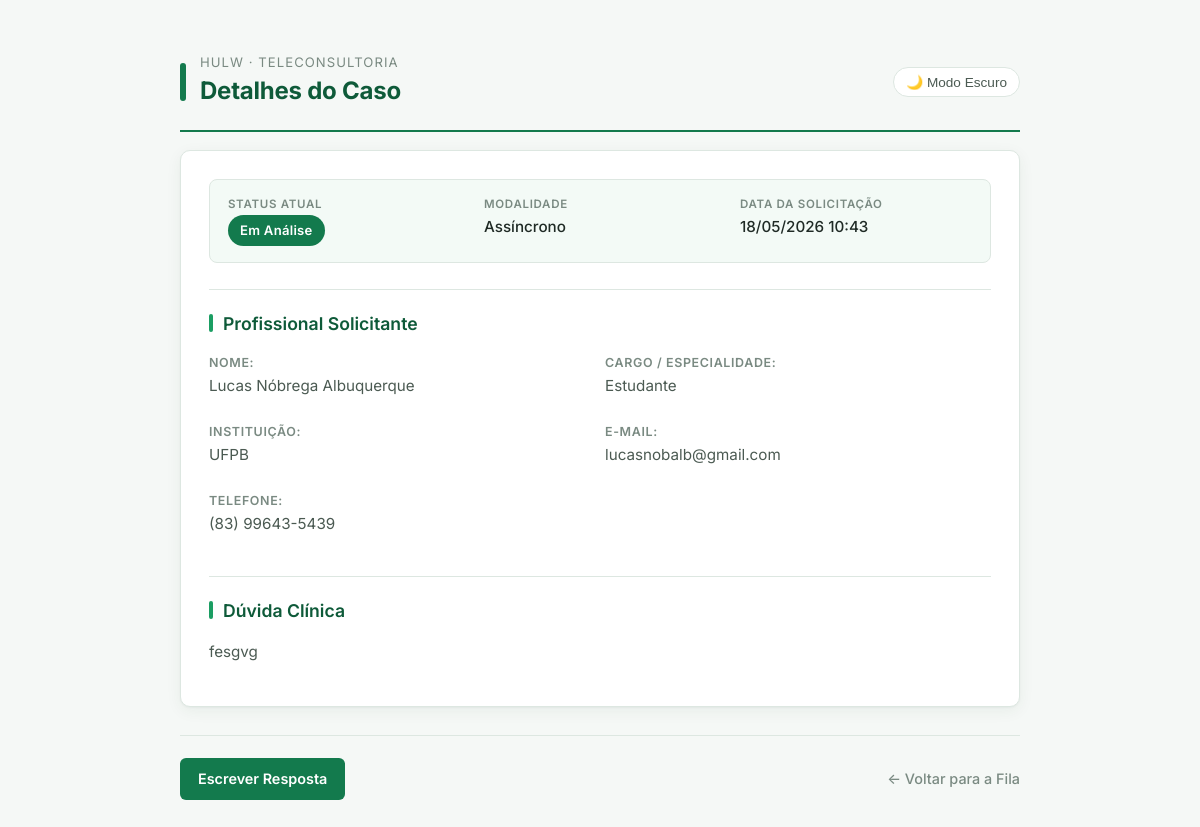
/detalhe/31/, run on the app's committed database.
### teleconsultoria/models.py (models this page shows, shortened)
class Solicitacao(models.Model):
    profissional = models.ForeignKey(Profissional, on_delete=models.CASCADE, related_name='solicitacoes')
    medica_designada = models.ForeignKey(Medica, on_delete=models.SET_NULL, null=True, blank=True, related_name='atendimentos')
    status = models.CharField(max_length=20, choices=StatusSolicitacao.choices, default=StatusSolicitacao.PENDENTE)
    tipo_atendimento = models.CharField(max_length=20, choices=TipoAtendimento.choices)
    data_sol = models.DateTimeField(auto_now_add=True)
    data_marcada = models.DateField(null=True, blank=True)
    horario_marcado = models.TimeField(null=True, blank=True)
    duracao_estimada = models.PositiveIntegerField(null=True, blank=True, help_text="Duração em minutos")
    link_teams = models.URLField(max_length=500, null=True, blank=True)
    resumo_sincrono = models.TextField(null=True, blank=True)
    justificativa_cancelamento = models.TextField(null=True, blank=True)
    data_limite = models.DateField(null=True, blank=True)
    horario_limite = models.TimeField(null=True, blank=True)
    idade_pac = models.IntegerField(null=True, blank=True)
    sexo_pac = models.CharField(max_length=2, choices=Sexo.choices, null=True, blank=True)
    sexo_biologico_pac = models.CharField(max_length=1, choices=[('M', 'Masculino'), ('F', 'Feminino')], null=True, blank=True)
    queixas = models.TextField(null=True, blank=True)
    historico_med = models.TextField(blank=True, null=True)
    diagnostico_princ = models.TextField(blank=True, null=True)
    diagnostico_sec = models.TextField(blank=True, null=True)
    medicamentos = models.TextField(blank=True, null=True)
    exames_recentes = models.TextField(blank=True, null=True)
    duvida_clinica = models.TextField()
    token_acesso = models.UUIDField(default=uuid.uuid4, editable=False)
    class Meta:
        verbose_name = "Solicitação"
        verbose_name_plural = "Solicitações"

class Profissional(models.Model):
    user = models.OneToOneField(User, on_delete=models.CASCADE, null=True, blank=True)
    cpf = models.CharField(max_length=11, unique=True)
    nome_completo = models.CharField(max_length=255)
    email = models.EmailField()
    telefone = models.CharField(max_length=15, help_text="WhatsApp com DDD", blank=True, null=True)
    crm = models.CharField(max_length=20, blank=True, null=True)
    cargo = models.CharField(max_length=100)
    instituicao = models.CharField(max_length=100)

### teleconsultoria/views.py (the view)
# urls.py: path('detalhe/<int:sol_id>/', views.detalhe_caso, name='detalhe_caso'),
def detalhe_caso(request, sol_id):
    solicitacao = get_object_or_404(Solicitacao, id=sol_id)
    if solicitacao.status == 'PENDENTE':
        solicitacao.iniciar_analise()
    link_obj = LinkAcesso.objects.filter(solicitacao=solicitacao).first()
    token = link_obj.token if link_obj else "token-nao-gerado"
    link_publico = f"{request.scheme}://{request.get_host()}/acompanhar/{token}/"
    print("\n" + "="*50)
    print(f"LINK DE ACESSO PÚBLICO (Caso #{solicitacao.id}): {link_publico}")
    print("="*50 + "\n")
    return render(request, 'detalhe_caso.html', {'sol': solicitacao})

### teleconsultoria/templates/detalhe_caso.html (shortened to what this page needs)
<!DOCTYPE html>
<html lang="pt-br">
<head>
</head>
<body>
    <div class="page-header">
        <div class="mark"></div>
        <div>
            <div class="subtitle">HULW · Teleconsultoria</div>
            <h1>Detalhes do Caso</h1>
        </div>
        <button id="themeBtn" class="theme-toggle-btn" onclick="toggleTheme()">🌙 Modo Escuro</button>
    </div>
    <div class="card">
        <div class="meta-grid">
            <div>
                <div class="meta-label">Status Atual</div>
                <div class="meta-value"><span class="status-badge">{{ sol.get_status_display }}</span></div>
            </div>
            <div>
                <div class="meta-label">Modalidade</div>
                <div class="meta-value">{{ sol.get_tipo_atendimento_display }}</div>
            </div>
            <div>
                <div class="meta-label">Data da Solicitação</div>
                <div class="meta-value">{{ sol.data_sol|date:"d/m/Y H:i" }}</div>
            </div>
        </div>
        <div class="secao">
            <h3>Profissional Solicitante</h3>
            <div style="display: grid; grid-template-columns: 1fr 1fr; gap: 10px;">
                <div>
                    <h4>Nome:</h4>
                    <p>{{ sol.profissional.nome_completo }}</p>
                </div>
                <div>
                    <h4>Cargo / Especialidade:</h4>
                    <p>{{ sol.profissional.cargo|default:"Não informado" }}</p>
                </div>
                <div>
                    <h4>Instituição:</h4>
                    <p>{{ sol.profissional.instituicao|default:"Não informada" }}</p>
                </div>
                <div>
                    <h4>E-mail:</h4>
                    <p>{{ sol.profissional.email }}</p>
                </div>
                <div>
                    <h4>Telefone:</h4>
                    <p>{{ sol.profissional.telefone }}</p>
                </div>
            </div>
        </div>
        {% if sol.idade_pac %}
            <div class="secao">
                <h3>Dados do Paciente</h3>
                <div style="display: grid; grid-template-columns: 1fr 1fr 1fr; gap: 10px;">
                    <div><h4>Idade:</h4> <p>{{ sol.idade_pac }} anos</p></div>
                    <div>
                        <h4>Identidade de gênero:</h4>
                        <p>
                            {% if sol.sexo_pac == 'M' %}Masculino
                            {% elif sol.sexo_pac == 'F' %}Feminino
                            {% elif sol.sexo_pac == 'NB' %}Não Binário
                            {% elif sol.sexo_pac == 'O' %}Outro
                            {% else %}Não informado{% endif %}
                        </p>
                    </div>
                    <div>
                        <h4>Sexo Biológico:</h4>
                        <p>
                            {% if sol.sexo_biologico_pac == 'M' %}Masculino
                            {% elif sol.sexo_biologico_pac == 'F' %}Feminino
                            {% else %}Não informado{% endif %}
                        </p>
                    </div>
                </div>
                    <h4>Queixas Principais:</h4> <p>{{ sol.queixas }}</p>
                    <div><h4>Diagnóstico Principal:</h4> <p>{{ sol.diagnostico_princ|default:"Não informado" }}
                    <div><h4>Diagnóstico Secundário:</h4> <p>{{ sol.diagnostico_sec|default:"Não informado" }}
                </div>
                <h4>Histórico Médico:</h4> <p>{{ sol.historico_med|linebreaks }}</p>
                <h4>Exames recentes:</h4> <p>{{ sol.exames_recentes|linebreaks }}</p>
                <h4>Medicamentos:</h4> <p>{{ sol.medicamentos|linebreaks }}</p>
                <div style="border-top: 1px dashed var(--line); padding-top: 15px; margin-top: 10px;"></div>
                <h3>Dúvida clínica</h3>
                <p style="color: var(--ink); margin-top: 4px;">{{ sol.duvida_clinica|linebreaks }}</p>
            </div>
        {% else %}
            <div class="secao">
                <h3>Dúvida Clínica</h3>
                <p style="color: var(--ink); margin-top: 4px;">{{ sol.duvida_clinica|linebreaks }}</p>
            </div>
        {% endif %}
    </div>
    <div class="links">
        {% if sol.tipo_atendimento == 'SINCRONO' %}
            <a href="{% url 'concluir_sincrona' sol.id %}" class="btn-responder" onclick="return confirm('Deseja concluir este atendimento?');">Concluir Atendimento</a>
            <a href="{% url 'registrar_ausencia' sol.id %}" class="btn-ausente" onclick="return confirm('Registrar ausência do solicitante?');">Ausente</a>
            <a href="{% url 'cancelar_solicitacao' sol.id %}" class="btn-cancelar">Cancelar</a>
        {% else %}
            <a href="{% url 'responder_solicitacao' sol.id %}" class="btn-responder">Escrever Resposta</a>
        {% endif %}
        <a href="{% url 'fila_medica' %}" class="btn-voltar">← Voltar para a Fila</a>
    </div>
</body>
</html>

### teleconsultoria/templates/detalhe_caso.html (style rules this page uses)
:root { --hulw-green: #137a4d; --hulw-green-dark: #0e5a39; --hulw-green-light: #e8f5ee; --hulw-green-soft: #f3faf6; --hulw-accent: #1b9e63; --ink: #1f2a25; --ink-soft: #4b5a52; --muted: #7a8a82; --line: #dde7e1; --bg: #f5f8f6; --white: #ffffff; --warning-bg: #fff8e1; --warning-border: #f1d27a; --warning-text: #7a5a10; --danger: #c0392b; --teams: #4a52b8; --teams-dark: #353c93; --radius: 10px; --shadow: 0 1px 2px rgba(16, 60, 40, 0.04), 0 4px 16px rgba(16, 60, 40, 0.06); }
* { box-sizing: border-box; }
body { font-family: 'Inter', -apple-system, BlinkMacSystemFont, sans-serif; max-width: 880px; margin: 30px auto; padding: 20px; line-height: 1.55; background-color: var(--bg); color: var(--ink); }
h1 { font-size: 1.5rem; font-weight: 700; color: var(--hulw-green-dark); margin: 0 0 4px 0; letter-spacing: -0.01em; }
.page-header { display: flex; align-items: center; gap: 14px; margin-bottom: 18px; padding-bottom: 16px; border-bottom: 2px solid var(--hulw-green); }
.page-header .mark { width: 6px; height: 38px; background: var(--hulw-green); border-radius: 3px; }
.page-header .subtitle { font-size: 0.82rem; color: var(--muted); text-transform: uppercase; letter-spacing: 0.08em; margin-top: 2px; }
.card { border: 1px solid var(--line); padding: 28px; border-radius: var(--radius); background-color: var(--white); box-shadow: var(--shadow); }
.meta-grid { display: grid; grid-template-columns: repeat(auto-fit, minmax(200px, 1fr)); gap: 14px 24px; padding: 16px 18px; background: var(--hulw-green-soft); border: 1px solid var(--line); border-radius: 8px; margin-bottom: 8px; }
.meta-grid .meta-label { font-size: 0.72rem; text-transform: uppercase; letter-spacing: 0.06em; color: var(--muted); font-weight: 600; margin-bottom: 2px; }
.meta-grid .meta-value { font-size: 0.95rem; color: var(--ink); font-weight: 500; }
.status-badge { display: inline-block; padding: 5px 12px; border-radius: 999px; background: var(--hulw-green); color: #ffffff; font-weight: 600; font-size: 0.82rem; letter-spacing: 0.02em; }
.secao { margin-top: 26px; padding-top: 20px; border-top: 1px solid var(--line); }
h3 { color: var(--hulw-green-dark); margin: 0 0 16px 0; font-size: 1.1rem; font-weight: 600; display: flex; align-items: center; gap: 10px; }
h3::before { content: ""; width: 4px; height: 18px; background: var(--hulw-accent); border-radius: 2px; }
h4 { margin: 0 0 2px 0; color: var(--muted); font-weight: 600; font-size: 0.78rem; text-transform: uppercase; letter-spacing: 0.05em; }
p { margin: 2px 0 14px 0; font-size: 0.95rem; color: var(--ink-soft); }
.links { margin-top: 28px; padding-top: 22px; border-top: 1px solid var(--line); display: flex; gap: 10px; align-items: center; flex-wrap: wrap; }
.btn-responder, .btn-ausente, .btn-cancelar, .btn-teams, .btn-secondary { padding: 10px 18px; text-decoration: none; border-radius: 6px; font-weight: 600; font-size: 0.9rem; border: none; cursor: pointer; transition: transform 0.08s ease, box-shadow 0.15s ease, background 0.15s ease; display: inline-flex; align-items: center; gap: 6px; }
.btn-responder { background: var(--hulw-green); color: #ffffff; }
.btn-voltar { color: var(--muted); text-decoration: none; margin-left: auto; font-size: 0.9rem; font-weight: 500; }
.theme-toggle-btn { background: none; border: 1px solid var(--line); color: var(--ink-soft); padding: 6px 12px; border-radius: 20px; cursor: pointer; font-weight: 500; font-size: 0.85rem; margin-left: auto; display: inline-flex; align-items: center; gap: 6px; background-color: var(--white); }

### data on the page
Solicitacao: status "Em Análise", tipo_atendimento "Assíncrono", data_sol "18/05/2026 10:43", profissional.nome_completo "Lucas Nóbrega Albuquerque", profissional.cargo "Estudante", profissional.instituicao "UFPB", profissional.email "lucasnobalb@gmail.com", profissional.telefone "(83) 99643-5439", duvida_clinica "fesgvg"
